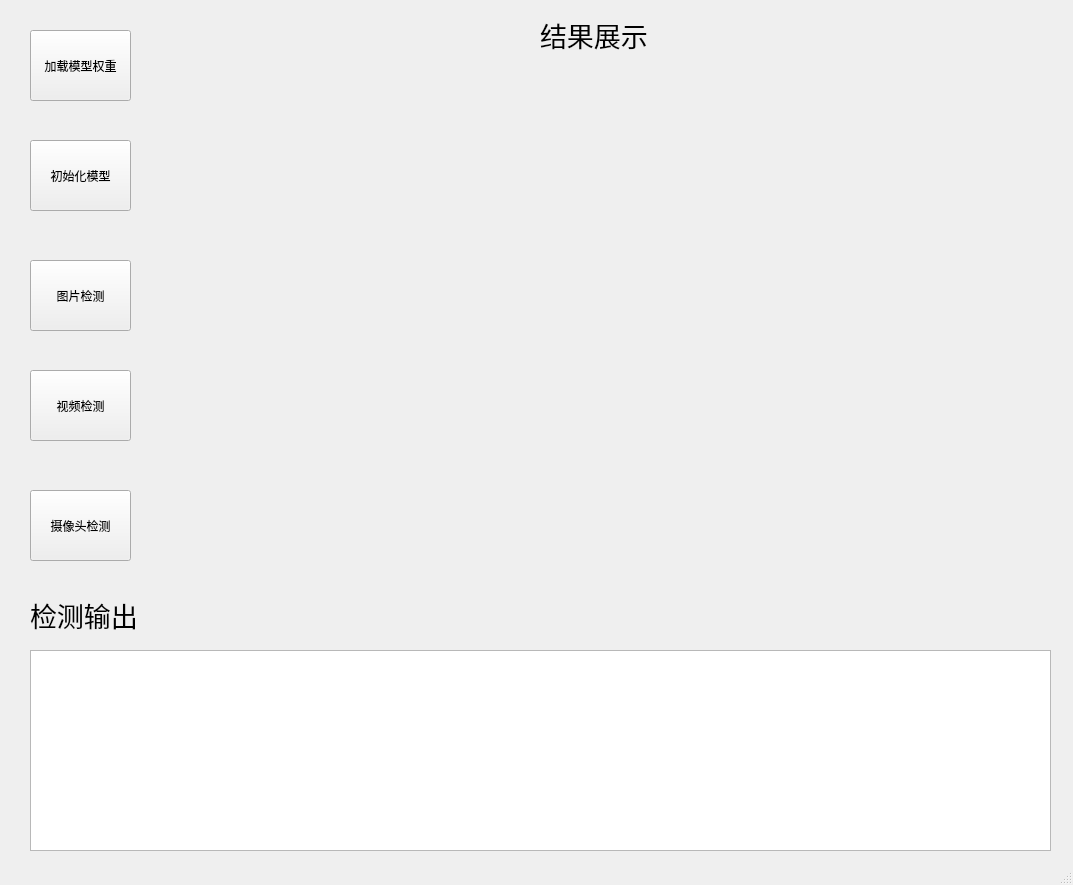
<?xml version="1.0" encoding="UTF-8"?>
<ui version="4.0">
 <class>MainWindow</class>
 <widget class="QMainWindow" name="MainWindow">
  <property name="geometry">
   <rect>
    <x>0</x>
    <y>0</y>
    <width>1073</width>
    <height>885</height>
   </rect>
  </property>
  <property name="windowTitle">
   <string>陈Sir活体检测系统</string>
  </property>
  <property name="windowIcon">
   <iconset>
    <normaloff>../Downloads/ico.ico</normaloff>../Downloads/ico.ico</iconset>
  </property>
  <property name="documentMode">
   <bool>false</bool>
  </property>
  <widget class="QWidget" name="centralwidget">
   <widget class="QPushButton" name="loadWeight">
    <property name="geometry">
     <rect>
      <x>30</x>
      <y>30</y>
      <width>101</width>
      <height>71</height>
     </rect>
    </property>
    <property name="text">
     <string>加载模型权重</string>
    </property>
   </widget>
   <widget class="QPushButton" name="initModel">
    <property name="geometry">
     <rect>
      <x>30</x>
      <y>140</y>
      <width>101</width>
      <height>71</height>
     </rect>
    </property>
    <property name="text">
     <string>初始化模型</string>
    </property>
   </widget>
   <widget class="QPushButton" name="imgScan">
    <property name="geometry">
     <rect>
      <x>30</x>
      <y>260</y>
      <width>101</width>
      <height>71</height>
     </rect>
    </property>
    <property name="text">
     <string>图片检测</string>
    </property>
   </widget>
   <widget class="QPushButton" name="videoScan">
    <property name="geometry">
     <rect>
      <x>30</x>
      <y>370</y>
      <width>101</width>
      <height>71</height>
     </rect>
    </property>
    <property name="text">
     <string>视频检测</string>
    </property>
   </widget>
   <widget class="QPushButton" name="capScan">
    <property name="geometry">
     <rect>
      <x>30</x>
      <y>490</y>
      <width>101</width>
      <height>71</height>
     </rect>
    </property>
    <property name="text">
     <string>摄像头检测</string>
    </property>
   </widget>
   <widget class="QLabel" name="label">
    <property name="geometry">
     <rect>
      <x>540</x>
      <y>10</y>
      <width>131</width>
      <height>51</height>
     </rect>
    </property>
    <property name="text">
     <string>&lt;html&gt;&lt;head/&gt;&lt;body&gt;&lt;p&gt;&lt;span style=&quot; font-size:20pt;&quot;&gt;结果展示&lt;/span&gt;&lt;/p&gt;&lt;/body&gt;&lt;/html&gt;</string>
    </property>
   </widget>
   <widget class="QTextEdit" name="log">
    <property name="geometry">
     <rect>
      <x>30</x>
      <y>650</y>
      <width>1021</width>
      <height>201</height>
     </rect>
    </property>
   </widget>
   <widget class="QLabel" name="label_2">
    <property name="geometry">
     <rect>
      <x>30</x>
      <y>590</y>
      <width>131</width>
      <height>51</height>
     </rect>
    </property>
    <property name="text">
     <string>&lt;html&gt;&lt;head/&gt;&lt;body&gt;&lt;p&gt;&lt;span style=&quot; font-size:20pt;&quot;&gt;检测输出&lt;/span&gt;&lt;/p&gt;&lt;/body&gt;&lt;/html&gt;</string>
    </property>
   </widget>
   <widget class="QLabel" name="label_3">
    <property name="geometry">
     <rect>
      <x>570</x>
      <y>280</y>
      <width>54</width>
      <height>12</height>
     </rect>
    </property>
    <property name="text">
     <string/>
    </property>
   </widget>
  </widget>
  <widget class="QMenuBar" name="menubar">
   <property name="geometry">
    <rect>
     <x>0</x>
     <y>0</y>
     <width>1073</width>
     <height>23</height>
    </rect>
   </property>
  </widget>
  <widget class="QStatusBar" name="statusbar"/>
  <action name="actionOpen">
   <property name="text">
    <string>Open</string>
   </property>
  </action>
  <action name="actionSave">
   <property name="text">
    <string>Save</string>
   </property>
  </action>
  <action name="actionExit">
   <property name="text">
    <string>Exit</string>
   </property>
  </action>
  <action name="actionTypeHere">
   <property name="text">
    <string>TypeHere</string>
   </property>
  </action>
 </widget>
 <resources/>
 <connections/>
</ui>
